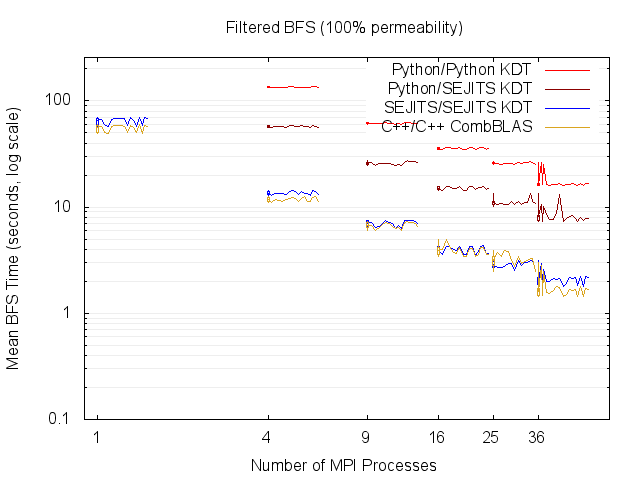

This chart was generated by the following gnuplot code:
set title "Filtered BFS (100% permeability)"
set terminal postscript eps color size 2.5,2
set output "gnuplot_filtergrid_100_mirasol_bfs.eps"

set datafile missing "-"

set xrange [0.9:40]
set yrange [0.1:256]
set logscale y
set logscale x
set grid ytics mytics lt 1 lc rgb "#EEEEEE"
set xlabel 'Number of MPI Processes'
set ylabel 'Mean BFS Time (seconds, log scale)'
set xtics ('1' 1, '36' 36, '9' 9, '16' 16, '25' 25, '4' 4)
plot\
 "gnuplot_filtergrid_100_mirasol_bfs.dat" every ::1 using 1:5:3:4:6 title '' ps 0 lt 1 lc rgb '#FF0000' with candlesticks,\
 "gnuplot_filtergrid_100_mirasol_bfs.dat" every ::1 using 1:($2) title 'Python/Python KDT' lw 7 lc rgb '#FF0000' with lines,\
 "gnuplot_filtergrid_100_mirasol_bfs.dat" every ::1 using 1:10:8:9:11 title '' ps 0 lt 1 lc rgb '#8B0000' with candlesticks,\
 "gnuplot_filtergrid_100_mirasol_bfs.dat" every ::1 using 1:($7) title 'Python/SEJITS KDT' lw 7 lc rgb '#8B0000' with lines,\
 "gnuplot_filtergrid_100_mirasol_bfs.dat" every ::1 using 1:15:13:14:16 title '' ps 0 lt 1 lc rgb '#0000FF' with candlesticks,\
 "gnuplot_filtergrid_100_mirasol_bfs.dat" every ::1 using 1:($12) title 'SEJITS/SEJITS KDT' lw 7 lc rgb '#0000FF' with lines,\
 "gnuplot_filtergrid_100_mirasol_bfs.dat" every ::1 using 1:20:18:19:21 title '' ps 0 lt 1 lc rgb '#DAA520' with candlesticks,\
 "gnuplot_filtergrid_100_mirasol_bfs.dat" every ::1 using 1:($17) title 'C++/C++ CombBLAS' lw 7 lc rgb '#DAA520' with lines
